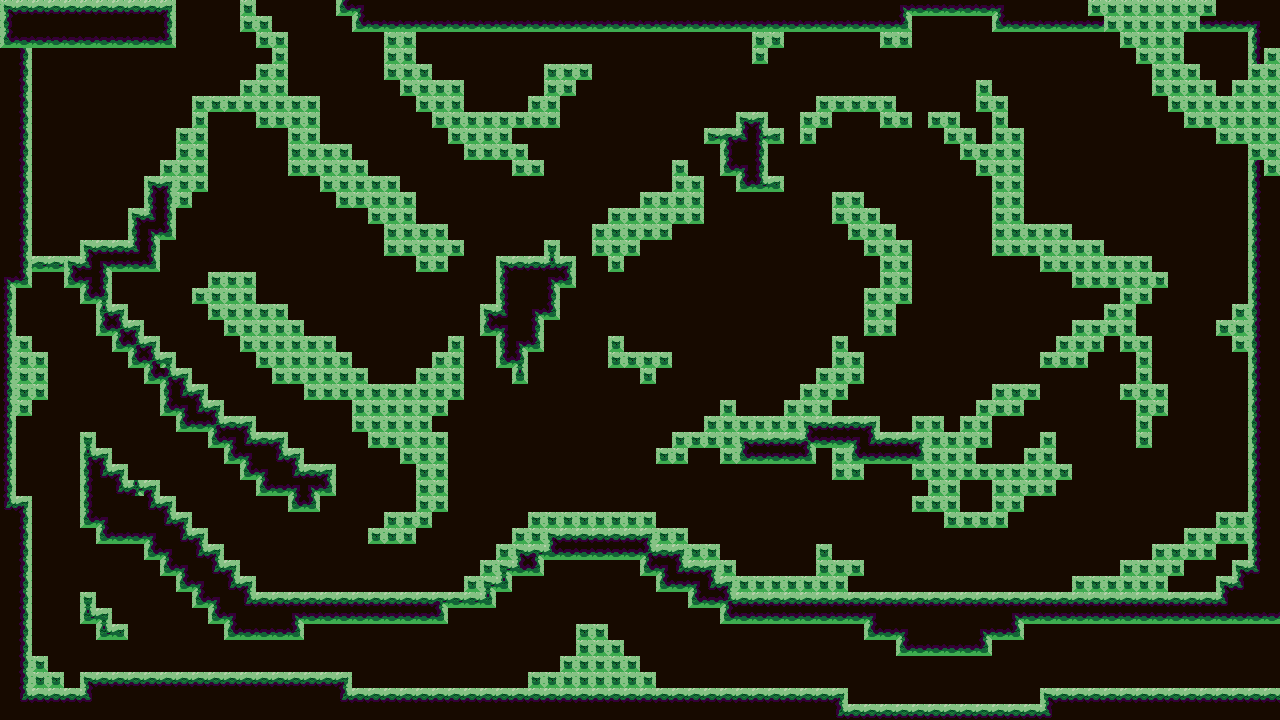

Tiled map render using the project's own tile images. Description and the map definition, with tile-layer contents summarised, below:
An orthogonal 80x45 tile map with 16x16 px tiles, 3 tile layers (back, main, hz), 3 tilesets and 208 objects.

<map version="1.10" tiledversion="1.10.1" orientation="orthogonal" renderorder="right-down" width="80" height="45" tilewidth="16" tileheight="16" infinite="0" nextlayerid="9" nextobjectid="268">
 <tileset firstgid="1" source="yellow.tsx" />
 <tileset firstgid="56" source="alien.tsx" />
 <tileset firstgid="111" source="gray.tsx" />
 <layer id="2" name="back" width="80" height="45">
  <data>[3600 cells, 3600 non-empty, 1 distinct tile ids]</data>
 </layer>
 <layer id="1" name="main" width="80" height="45">
  <data>[3600 cells, 1321 non-empty, 35 distinct tile ids]</data>
 </layer>
 <layer id="3" name="hz" width="80" height="45">
  <data>[3600 cells, 0 non-empty, 0 distinct tile ids]</data>
 </layer>
 <objectgroup id="4" name="collision">
  <object id="17" x="1040" y="688" width="240" height="32" />
  <object id="18" x="832" y="704" width="208" height="16" />
  <object id="19" x="336" y="688" width="512" height="16" />
  <object id="20" x="80" y="672" width="272" height="16" />
  <object id="21" x="16" y="688" width="80" height="16" />
  <object id="22" x="16" y="496" width="16" height="192" />
  <object id="23" x="0" y="272" width="16" height="240" />
  <object id="24" x="16" y="48" width="16" height="240" />
  <object id="25" x="160" y="0" width="16" height="48" />
  <object id="26" x="16" y="32" width="160" height="16" />
  <object id="28" x="256" y="32" width="32" height="16" />
  <object id="29" x="272" y="64" width="16" height="64" />
  <object id="30" x="288" y="96" width="32" height="80" />
  <object id="31" x="320" y="144" width="32" height="48" />
  <object id="32" x="336" y="160" width="32" height="48" />
  <object id="33" x="368" y="192" width="48" height="32" />
  <object id="34" x="368" y="176" width="32" height="16" />
  <object id="35" x="384" y="224" width="64" height="32" />
  <object id="36" x="416" y="256" width="32" height="16" />
  <object id="37" x="448" y="240" width="16" height="16" />
  <object id="38" x="384" y="32" width="32" height="48" />
  <object id="40" x="400" y="64" width="32" height="32" />
  <object id="41" x="416" y="80" width="48" height="32" />
  <object id="42" x="432" y="112" width="128" height="16" />
  <object id="43" x="528" y="96" width="32" height="16" />
  <object id="44" x="544" y="64" width="32" height="32" />
  <object id="45" x="576" y="64" width="16" height="16" />
  <object id="46" x="448" y="128" width="64" height="16" />
  <object id="47" x="464" y="144" width="64" height="16" />
  <object id="48" x="512" y="160" width="32" height="16" />
  <object id="50" x="496" y="256" width="64" height="64" />
  <object id="51" x="480" y="304" width="64" height="32" />
  <object id="52" x="496" y="336" width="48" height="16" />
  <object id="54" x="496" y="352" width="32" height="16" />
  <object id="55" x="512" y="368" width="16" height="16" />
  <object id="56" x="560" y="256" width="16" height="32" />
  <object id="57" x="544" y="240" width="16" height="16" />
  <object id="58" x="704" y="128" width="80" height="16" />
  <object id="59" x="736" y="112" width="32" height="16" />
  <object id="60" x="720" y="144" width="48" height="32" />
  <object id="61" x="736" y="176" width="48" height="16" />
  <object id="67" x="720" y="592" width="560" height="32" />
  <object id="69" x="1072" y="576" width="96" height="16" />
  <object id="70" x="1120" y="560" width="64" height="16" />
  <object id="71" x="1152" y="544" width="64" height="16" />
  <object id="72" x="1184" y="528" width="64" height="16" />
  <object id="73" x="1216" y="512" width="32" height="16" />
  <object id="74" x="1248" y="160" width="32" height="432" />
  <object id="75" x="1232" y="304" width="16" height="48" />
  <object id="76" x="1216" y="320" width="32" height="16" />
  <object id="77" x="1136" y="336" width="16" height="112" />
  <object id="78" x="1152" y="384" width="16" height="32" />
  <object id="79" x="1120" y="384" width="16" height="16" />
  <object id="80" x="1120" y="256" width="16" height="96" />
  <object id="81" x="1120" y="256" width="32" height="48" />
  <object id="82" x="1152" y="272" width="16" height="16" />
  <object id="83" x="1072" y="256" width="48" height="32" />
  <object id="84" x="1040" y="240" width="64" height="32" />
  <object id="85" x="992" y="224" width="80" height="32" />
  <object id="86" x="992" y="128" width="32" height="96" />
  <object id="87" x="992" y="96" width="16" height="32" />
  <object id="88" x="976" y="80" width="16" height="32" />
  <object id="89" x="976" y="144" width="16" height="32" />
  <object id="90" x="960" y="128" width="16" height="32" />
  <object id="91" x="944" y="112" width="16" height="32" />
  <object id="92" x="928" y="112" width="16" height="16" />
  <object id="93" x="880" y="112" width="32" height="16" />
  <object id="94" x="816" y="96" width="80" height="16" />
  <object id="95" x="800" y="112" width="32" height="16" />
  <object id="96" x="800" y="128" width="16" height="16" />
  <object id="98" x="992" y="16" width="112" height="16" />
  <object id="99" x="896" y="0" width="112" height="16" />
  <object id="100" x="880" y="16" width="32" height="32" />
  <object id="103" x="336" y="0" width="16" height="16" />
  <object id="104" x="352" y="16" width="560" height="16" />
  <object id="105" x="752" y="32" width="32" height="16" />
  <object id="106" x="752" y="48" width="16" height="16" />
  <object id="110" x="640" y="192" width="64" height="32" />
  <object id="113" x="672" y="160" width="16" height="32" />
  <object id="115" x="688" y="176" width="16" height="16" />
  <object id="116" x="592" y="224" width="80" height="16" />
  <object id="117" x="592" y="240" width="48" height="16" />
  <object id="118" x="608" y="256" width="16" height="16" />
  <object id="119" x="608" y="208" width="32" height="16" />
  <object id="120" x="192" y="288" width="64" height="16" />
  <object id="121" x="208" y="304" width="80" height="16" />
  <object id="122" x="224" y="320" width="80" height="16" />
  <object id="123" x="240" y="336" width="96" height="16" />
  <object id="124" x="256" y="352" width="96" height="16" />
  <object id="125" x="272" y="368" width="96" height="16" />
  <object id="126" x="304" y="384" width="160" height="16" />
  <object id="127" x="416" y="368" width="48" height="16" />
  <object id="128" x="432" y="352" width="32" height="16" />
  <object id="129" x="448" y="336" width="16" height="16" />
  <object id="133" x="352" y="400" width="96" height="16" />
  <object id="134" x="352" y="416" width="80" height="16" />
  <object id="135" x="368" y="432" width="80" height="16" />
  <object id="136" x="400" y="448" width="48" height="16" />
  <object id="137" x="416" y="464" width="32" height="48" />
  <object id="140" x="384" y="512" width="48" height="16" />
  <object id="141" x="368" y="528" width="48" height="16" />
  <object id="142" x="224" y="624" width="80" height="16" />
  <object id="143" x="208" y="608" width="240" height="16" />
  <object id="144" x="192" y="592" width="304" height="16" />
  <object id="148" x="464" y="576" width="32" height="32" />
  <object id="149" x="480" y="560" width="32" height="32" />
  <object id="150" x="496" y="544" width="48" height="32" />
  <object id="151" x="512" y="528" width="176" height="32" />
  <object id="153" x="528" y="512" width="128" height="16" />
  <object id="154" x="640" y="544" width="80" height="32" />
  </objectgroup>
 <objectgroup id="5" name="start">
  <!-- 2 objects omitted --></objectgroup>
 <objectgroup id="6" name="finish">
  <!-- 1 objects omitted --></objectgroup>
 <objectgroup id="7" name="enemys">
  <!-- 6 objects omitted --></objectgroup>
 <objectgroup id="8" name="hearts">
  <!-- 2 objects omitted --></objectgroup>
</map>
<!-- 98 of 208 objects omitted -->
